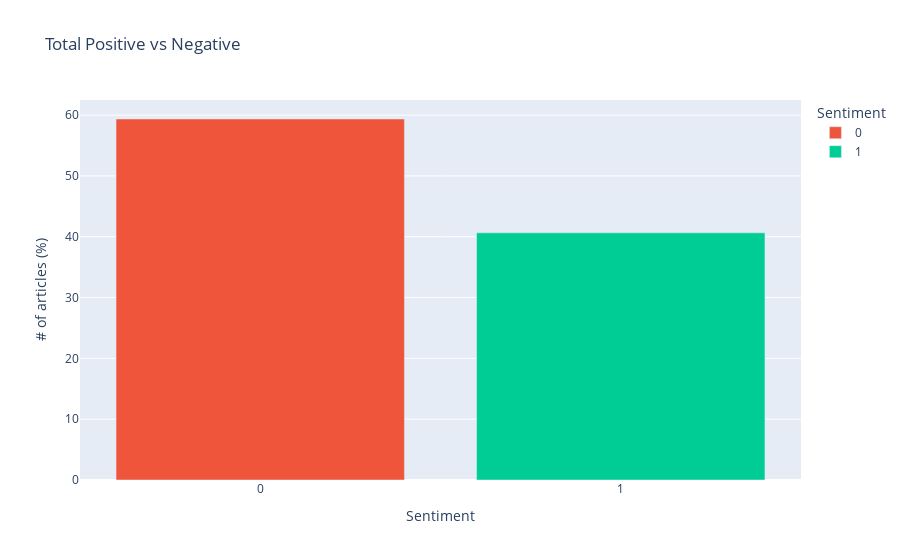

Notebook code cell kept with this figure:
### Code cell
figTotal = px.bar(tot,
                  x="sentiment",
                  y="sentiment %",
                  #barmode="group",
                  color="sentiment",
                  color_discrete_map={
                    '0': '#ef553b',
                    '1': '#00cc96'
                    },
                  labels={
                      "sentiment": "Sentiment",
                      "sentiment %": "# of articles (%)",
                      "sentiment": "Sentiment"
                  },
                  title="Total Positive vs Negative"
                  )

figTotal.show()

### Figure 1 — Plotly figure (JSON) as saved in the notebook; plotly's stock layout.template omitted (floating-point values rounded to 4 significant figures)
{"data": [{"alignmentgroup": "True", "hovertemplate": "Sentiment=%{x}<br># of articles (%)=%{y}<extra></extra>", "legendgroup": "0", "marker": {"color": "#ef553b"}, "name": "0", "offsetgroup": "0", "orientation": "v", "showlegend": true, "textposition": "auto", "type": "bar", "x": ["0"], "xaxis": "x", "y": [59.36], "yaxis": "y"}, {"alignmentgroup": "True", "hovertemplate": "Sentiment=%{x}<br># of articles (%)=%{y}<extra></extra>", "legendgroup": "1", "marker": {"color": "#00cc96"}, "name": "1", "offsetgroup": "1", "orientation": "v", "showlegend": true, "textposition": "auto", "type": "bar", "x": ["1"], "xaxis": "x", "y": [40.64], "yaxis": "y"}], "layout": {"barmode": "relative", "legend": {"title": {"text": "Sentiment"}, "tracegroupgap": 0}, "title": {"text": "Total Positive vs Negative"}, "xaxis": {"anchor": "y", "categoryarray": ["0", "1"], "categoryorder": "array", "domain": [0, 1], "title": {"text": "Sentiment"}}, "yaxis": {"anchor": "x", "domain": [0, 1], "title": {"text": "# of articles (%)"}}}}
